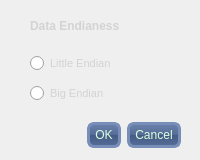
<?xml version="1.0" encoding="UTF-8"?>
<ui version="4.0">
 <class>SetEndian</class>
 <widget class="QDialog" name="SetEndian">
  <property name="geometry">
   <rect>
    <x>0</x>
    <y>0</y>
    <width>200</width>
    <height>160</height>
   </rect>
  </property>
  <property name="windowTitle">
   <string>Dialog</string>
  </property>
  <property name="styleSheet">
   <string notr="true">QDialog {
	background-image: url(:/Images/Marble.jpg);
}

QLabel{
font: bold &quot;Ubuntu&quot;;
font-size: 12px;
color: lightgray;
}

QRadioButton{
font:  bold &quot;Ubuntu&quot;;
font-size:11px;
color: lightgray;
}

QRadioButton::indicator::checked{
background: url(:/Images/Ressource/check-marks_check.png);
width: 33;
height: 26;
}

QRadioButton::indicator:unchecked{
background: url(:/Images/Ressource/check-marks_uncheck.png);
width: 33;
height: 26;
}

QPushButton {
color: #DFD;
background-color: QLinearGradient( x1: 0, y1: 0, x2: 0, y2: 1,  stop: 0 #6B82AC, stop: 0.49 #566D97, stop: 0.5 #445B85, stop: 1 #566D97);
border-width: 3px;
border-color: #778EB8;
border-style: solid;
border-radius: 7;
padding: 3px;
font: bold &quot;Ubuntu&quot;;
font-size: 12px;
padding-left: 5px;
padding-right: 5px;
}

</string>
  </property>
  <widget class="QDialogButtonBox" name="buttonBox">
   <property name="geometry">
    <rect>
     <x>10</x>
     <y>120</y>
     <width>171</width>
     <height>31</height>
    </rect>
   </property>
   <property name="orientation">
    <enum>Qt::Horizontal</enum>
   </property>
   <property name="standardButtons">
    <set>QDialogButtonBox::Cancel|QDialogButtonBox::Ok</set>
   </property>
  </widget>
  <widget class="QRadioButton" name="radioButton_Little">
   <property name="geometry">
    <rect>
     <x>30</x>
     <y>50</y>
     <width>121</width>
     <height>27</height>
    </rect>
   </property>
   <property name="text">
    <string>Little Endian</string>
   </property>
  </widget>
  <widget class="QRadioButton" name="radioButton_Big">
   <property name="geometry">
    <rect>
     <x>30</x>
     <y>80</y>
     <width>121</width>
     <height>27</height>
    </rect>
   </property>
   <property name="text">
    <string>Big Endian</string>
   </property>
  </widget>
  <widget class="QLabel" name="label_3">
   <property name="geometry">
    <rect>
     <x>30</x>
     <y>10</y>
     <width>281</width>
     <height>31</height>
    </rect>
   </property>
   <property name="font">
    <font>
     <pointsize>-1</pointsize>
     <weight>75</weight>
     <italic>false</italic>
     <bold>true</bold>
    </font>
   </property>
   <property name="text">
    <string>Data Endianess</string>
   </property>
  </widget>
 </widget>
 <resources/>
 <connections/>
</ui>
